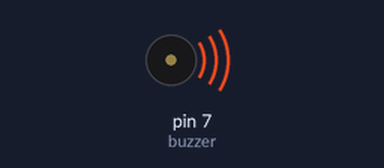
Simulated run of this sketch. Board: Arduino Nano, built with avr-gcc and run on an emulated ATmega328P. On the bench: buzzer (waves = sounding).

Above: at 1.5 s.
At 16.5 s:
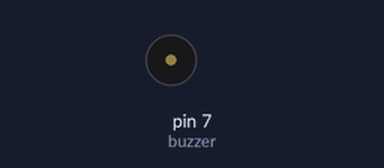
Timing chart, 0 to 33.2 s (numbered marks = the images above):
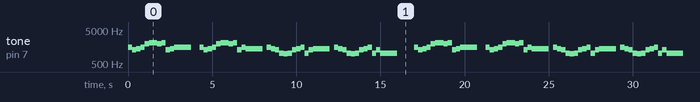

The sketch:

PSDM_8.ino
```cpp
#define B5 987
#define C6 1047
#define D6 1175
#define E6 1319
#define F6 1397
#define G6 1568
#define A6 1760
#define C7 2093
#define B6 1976
#define D7 2349
#define buzzer 7
void setup()
{
pinMode(buzzer,OUTPUT);
}
void loop()
{
int bps = 1000;
  //mesat ngapung luhur jauh di awang awang
  tone(buzzer, G6, bps/4);
  delay(bps/4);
  tone(buzzer, E6, bps/4);
  delay(bps/4);
  tone(buzzer, F6, bps/4);
  delay(bps/4);
  tone(buzzer, G6, bps/4);
  delay(bps/4);
  tone(buzzer, B6, bps/4);
  delay(bps/4);
  tone(buzzer, C7, bps/2);
  delay(bps/2);
  tone(buzzer, B6, bps/4);
  delay(bps/4);
  tone(buzzer, C7, bps/4);
  delay(bps/4);
  tone(buzzer, E6, bps/4);
  delay(bps/4);
  tone(buzzer, F6, bps/4);
  delay(bps/4);
  tone(buzzer, G6, bps/4);
  delay(bps/4);
  tone(buzzer, G6, bps/4);
  delay(bps/4);
  tone(buzzer, G6, bps/2);
  delay(bps/2);
  delay(bps/2);

  //Meberkeun jangjangna bangun taya karingrang
  tone(buzzer, G6, bps/4);
  delay(bps/4);
  tone(buzzer, E6, bps/4);
  delay(bps/4);
  tone(buzzer, F6, bps/4);
  delay(bps/4);
  tone(buzzer, G6, bps/4);
  delay(bps/4);
  tone(buzzer, B6, bps/4);
  delay(bps/4);
  tone(buzzer, C7, bps/2);
  delay(bps/2);
  tone(buzzer, B6, bps/4);
  delay(bps/4);
  tone(buzzer, C7, bps/4);
  delay(bps/4);
  tone(buzzer, E6, bps/4);
  delay(bps/4);
  tone(buzzer, G6, bps/4);
  delay(bps/4);
  tone(buzzer, F6, bps/4);
  delay(bps/4);
  tone(buzzer, F6, bps/4);
  delay(bps/4);
  tone(buzzer, F6, bps/2);
  delay(bps/2);
  delay(bps/4);

  //sukuna ranggaos rejeung amatukna ngeluk
  tone(buzzer, G6, bps/4);
  delay(bps/4);
  tone(buzzer, F6, bps/4);
  delay(bps/4);
  tone(buzzer, E6, bps/4);
  delay(bps/4);
  tone(buzzer, C6, bps/4);
  delay(bps/4);
  tone(buzzer, B5, bps/4);
  delay(bps/4);
  tone(buzzer, C6, bps/4);
  delay(bps/4);
  tone(buzzer, E6, bps/4);
  delay(bps/4);
  tone(buzzer, F6, bps/4);
  delay(bps/4);
  tone(buzzer, G6, bps/4);
  delay(bps/4);
  tone(buzzer, C6, bps/4);
  delay(bps/4);
  tone(buzzer, E6, bps/4);
  delay(bps/4);
  tone(buzzer, F6, bps/4);
  delay(bps/4);
  tone(buzzer, F6, bps/4);
  delay(bps/4);
  tone(buzzer, F6, bps/2);
  delay(bps/2);
  delay(bps/4);

  //ngapak mega bari hiberna tarik nyuruwuk
  tone(buzzer, G6, bps/4);
  delay(bps/4);
  tone(buzzer, F6, bps/4);
  delay(bps/4);
  tone(buzzer, E6, bps/4);
  delay(bps/4);
  tone(buzzer, C6, bps/4);
  delay(bps/4);
  tone(buzzer, B5, bps/4);
  delay(bps/4);
  tone(buzzer, C6, bps/4);
  delay(bps/4);
  tone(buzzer, E6, bps/4);
  delay(bps/4);
  tone(buzzer, F6, bps/4);
  delay(bps/4);
  tone(buzzer, G6, bps/4);
  delay(bps/4);
  tone(buzzer, C6, bps/4);
  delay(bps/4);
  tone(buzzer, E6, bps/4);
  delay(bps/4);
  tone(buzzer, C6, bps/4);
  delay(bps/4);
  tone(buzzer, C6, bps/4);
  delay(bps/4);
  tone(buzzer, C6, bps/2);
  delay(bps/2);
  delay(bps);

  //saha anu bisa nyusul kana tandangna
  tone(buzzer, G6, bps/4);
  delay(bps/4);
  tone(buzzer, E6, bps/4);
  delay(bps/4);
  tone(buzzer, F6, bps/4);
  delay(bps/4);
  tone(buzzer, G6, bps/4);
  delay(bps/4);
  tone(buzzer, B6, bps/4);
  delay(bps/4);
  tone(buzzer, C7, bps/2);
  delay(bps/2);
  tone(buzzer, B6, bps/4);
  delay(bps/4);
  tone(buzzer, C7, bps/4);
  delay(bps/4);
  tone(buzzer, E6, bps/4);
  delay(bps/4);
  tone(buzzer, F6, bps/4);
  delay(bps/4);
  tone(buzzer, G6, bps/4);
  delay(bps/4);
  tone(buzzer, G6, bps/4);
  delay(bps/4);
  tone(buzzer, G6, bps/2);
  delay(bps/2);
  delay(bps/2);

  //Gandang jeung pertentang taya bandingannana
  tone(buzzer, G6, bps/4);
  delay(bps/4);
  tone(buzzer, E6, bps/4);
  delay(bps/4);
  tone(buzzer, F6, bps/4);
  delay(bps/4);
  tone(buzzer, G6, bps/4);
  delay(bps/4);
  tone(buzzer, B6, bps/4);
  delay(bps/4);
  tone(buzzer, C7, bps/2);
  delay(bps/2);
  tone(buzzer, B6, bps/4);
  delay(bps/4);
  tone(buzzer, C7, bps/4);
  delay(bps/4);
  tone(buzzer, E6, bps/4);
  delay(bps/4);
  tone(buzzer, G6, bps/4);
  delay(bps/4);
  tone(buzzer, F6, bps/4);
  delay(bps/4);
  tone(buzzer, F6, bps/4);
  delay(bps/4);
  tone(buzzer, F6, bps/2);
  delay(bps/2);
  delay(bps/4);

  //Dipikagimir dipikaserab ku sasama
  tone(buzzer, G6, bps/4);
  delay(bps/4);
  tone(buzzer, F6, bps/4);
  delay(bps/4);
  tone(buzzer, E6, bps/4);
  delay(bps/4);
  tone(buzzer, C6, bps/4);
  delay(bps/4);
  tone(buzzer, B5, bps/4);
  delay(bps/4);
  tone(buzzer, C6, bps/4);
  delay(bps/4);
  tone(buzzer, E6, bps/4);
  delay(bps/4);
  tone(buzzer, F6, bps/4);
  delay(bps/4);
  tone(buzzer, G6, bps/4);
  delay(bps/4);
  tone(buzzer, C6, bps/4);
  delay(bps/4);
  tone(buzzer, E6, bps/4);
  delay(bps/4);
  tone(buzzer, F6, bps/4);
  delay(bps/4);
  tone(buzzer, F6, bps/4);
  delay(bps/4);
  tone(buzzer, F6, bps/2);
  delay(bps/2);
  delay(bps/4);

  //Taya karempan kasieun leber wawanenna
  tone(buzzer, G6, bps/4);
  delay(bps/4);
  tone(buzzer, F6, bps/4);
  delay(bps/4);
  tone(buzzer, E6, bps/4);
  delay(bps/4);
  tone(buzzer, C6, bps/4);
  delay(bps/4);
  tone(buzzer, B5, bps/4);
  delay(bps/4);
  tone(buzzer, C6, bps/4);
  delay(bps/4);
  tone(buzzer, E6, bps/4);
  delay(bps/4);
  tone(buzzer, F6, bps/4);
  delay(bps/4);
  tone(buzzer, G6, bps/4);
  delay(bps/4);
  tone(buzzer, C6, bps/4);
  delay(bps/4);
  tone(buzzer, E6, bps/4);
  delay(bps/4);
  tone(buzzer, C6, bps/4);
  delay(bps/4);
  tone(buzzer, C6, bps/4);
  delay(bps/4);
  tone(buzzer, C6, bps/2);
  delay(bps/2);
  delay(bps);

  //manuk dadali manuk pang gagahna
  tone(buzzer, C6, bps/4);
  delay(bps/4);
  tone(buzzer, F6, bps/4);
  delay(bps/4);
  tone(buzzer, G6, bps/4);
  delay(bps/4);
  tone(buzzer, A6, bps/2);
  delay(bps/2);
  tone(buzzer, F6, bps/4);
  delay(bps/4);
  tone(buzzer, G6, bps/4);
  delay(bps/4);
  delay(bps/4);
  tone(buzzer, A6, bps/4);
  delay(bps/4);
  tone(buzzer, F6, bps/4);
  delay(bps/4);
  tone(buzzer, G6, bps/4);
  delay(bps/4);
  tone(buzzer, A6, bps/4);
  delay(bps/4);
  tone(buzzer, A6, bps/4);
  delay(bps/4);
  tone(buzzer, A6, bps/2);
  delay(bps/2);
  delay(bps/2);

  //perlambang sakti indonesia jaya
  tone(buzzer, C7, bps/4);
  delay(bps/4);
  tone(buzzer, B6, bps/4);
  delay(bps/4);
  tone(buzzer, A6, bps/4);
  delay(bps/4);
  tone(buzzer, G6, bps/2);
  delay(bps/2);
  tone(buzzer, E6, bps/4);
  delay(bps/4);
  tone(buzzer, G6, bps/4);
  delay(bps/4);
  delay(bps/4);
  tone(buzzer, A6, bps/4);
  delay(bps/4);
  tone(buzzer, F6, bps/4);
  delay(bps/4);
  tone(buzzer, A6, bps/4);
  delay(bps/4);
  tone(buzzer, G6, bps/4);
  delay(bps/4);
  tone(buzzer, G6, bps/4);
  delay(bps/4);
  tone(buzzer, G6, bps/2);
  delay(bps/2);
  delay(bps/2);

  //manuk dadali pangka koncarana
  tone(buzzer, C6, bps/4);
  delay(bps/4);
  tone(buzzer, F6, bps/4);
  delay(bps/4);
  tone(buzzer, G6, bps/4);
  delay(bps/4);
  tone(buzzer, A6, bps/2);
  delay(bps/2);
  tone(buzzer, F6, bps/4);
  delay(bps/4);
  tone(buzzer, G6, bps/4);
  delay(bps/4);
  delay(bps/4);
  tone(buzzer, A6, bps/4);
  delay(bps/4);
  tone(buzzer, F6, bps/4);
  delay(bps/4);
  tone(buzzer, G6, bps/4);
  delay(bps/4);
  tone(buzzer, A6, bps/4);
  delay(bps/4);
  tone(buzzer, A6, bps/4);
  delay(bps/4);
  tone(buzzer, A6, bps/2);
  delay(bps/2);
  delay(bps/2);

  //resep ngahiji rukun sakabehna
  tone(buzzer, A6, bps/4);
  delay(bps/4);
  tone(buzzer, B6, bps/4);
  delay(bps/4);
  tone(buzzer, C7, bps/4);
  delay(bps/4);
  tone(buzzer, D7, bps/2);
  delay(bps/2);
  tone(buzzer, B6, bps/4);
  delay(bps/4);
  tone(buzzer, G6, bps/4);
  delay(bps/4);
  delay(bps/4);
  tone(buzzer, G6, bps/4);
  delay(bps/4);
  tone(buzzer, B6, bps/4);
  delay(bps/4);
  tone(buzzer, D7, bps/4);
  delay(bps/4);
  tone(buzzer, C7, bps/4);
  delay(bps/4);
  tone(buzzer, C7, bps/4);
  delay(bps/4);
  tone(buzzer, C7, bps/2);
  delay(bps/2);
  delay(bps/2);
}
```

Measured:
- by itself, tone on pin 7 (buzzer): plays 1568 Hz for 0.25 s, 1319 Hz for 0.25 s, 1397 Hz for 0.25 s, 1568 Hz for 0.25 s, 1976 Hz for 0.25 s, 2093 Hz for 0.50 s … (343 notes in this stretch)
